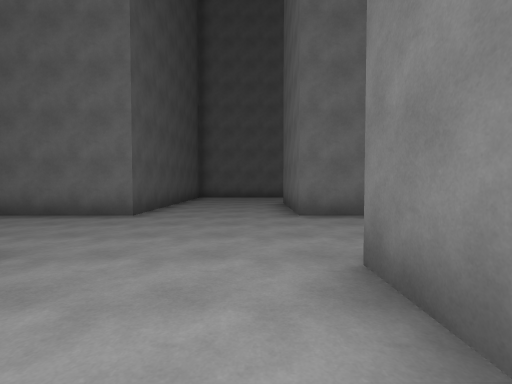
View 1 (above)

24 first-person views from a walk through a scene from a Unity 3-D project. The camera is 1.4 m above the floor, tilts 2° down and sees 85° across. The floor is counted in squares, 2.14 m on a side. Each view is taken from the middle of a square. On the plan, view 1 faces up. The plan holds only what a view shows up to about 9 squares ahead; the rest is blank. The place goes on beyond the plan. The player is left out.

View 2
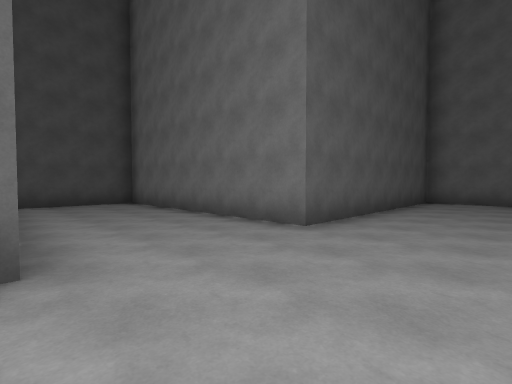

View 3
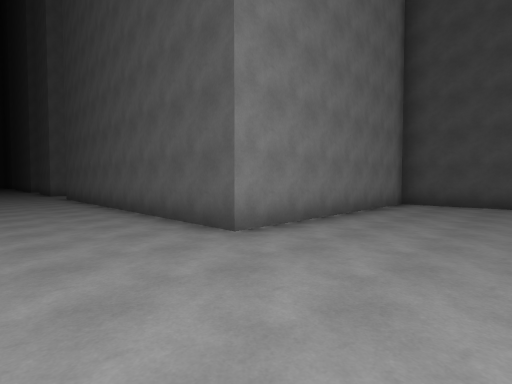

View 4
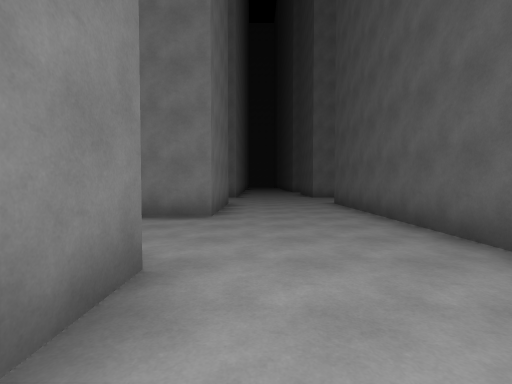

View 5
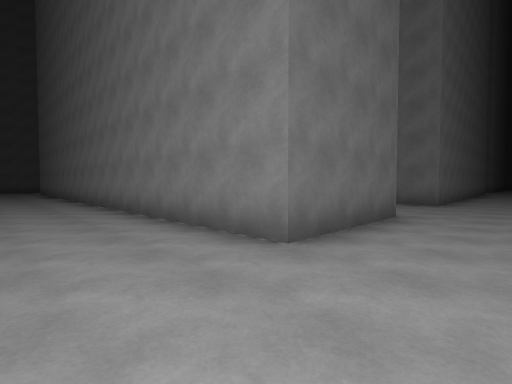

View 6
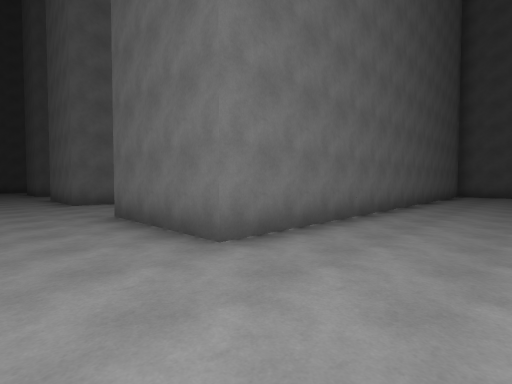

View 7
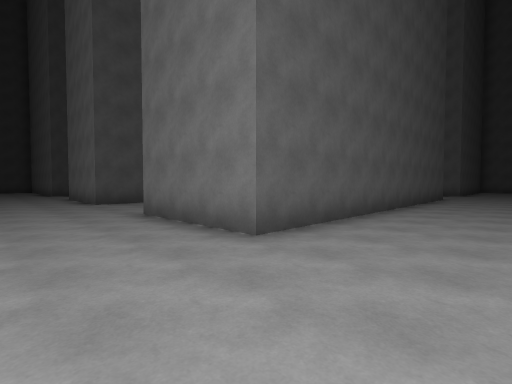

View 8
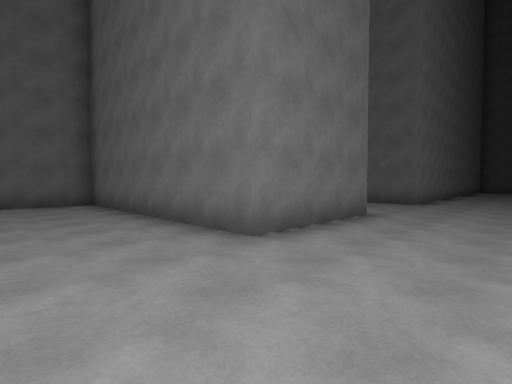

View 9
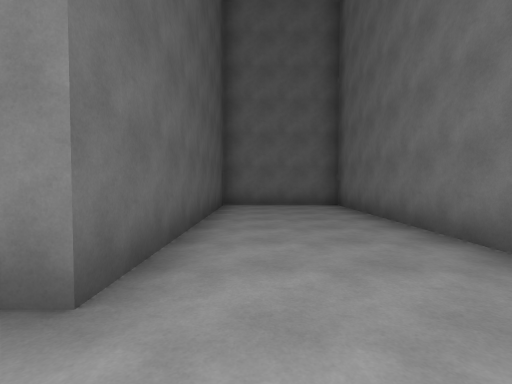

View 10
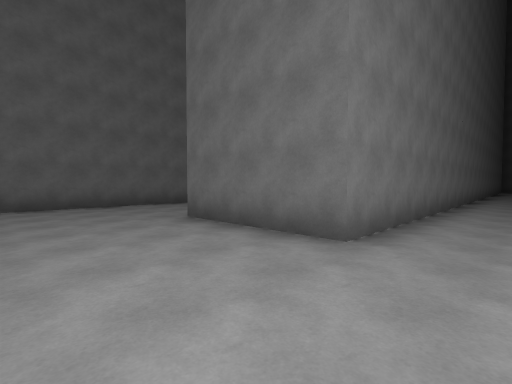

View 11
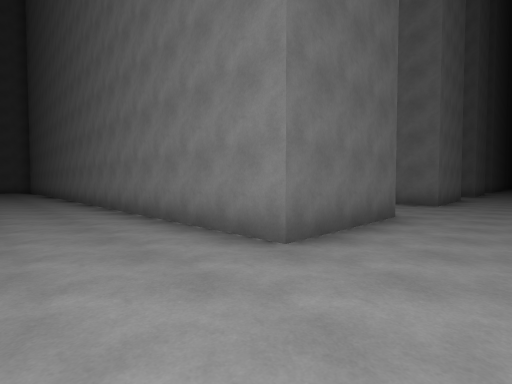

View 12
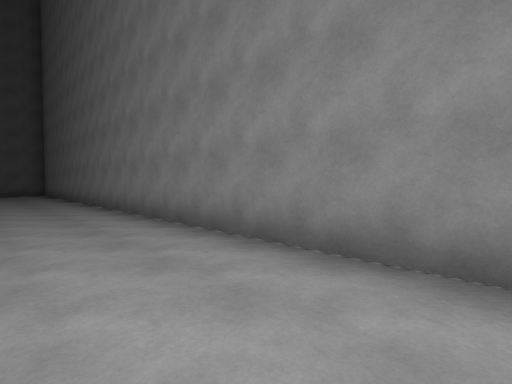

View 13
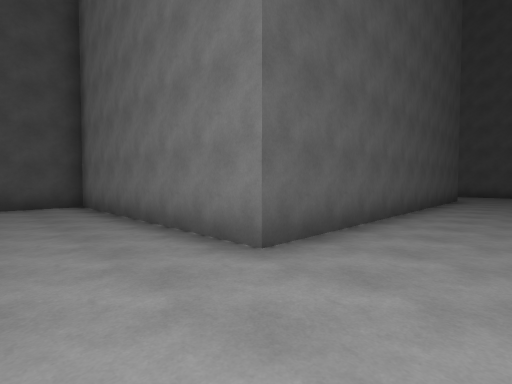

View 14
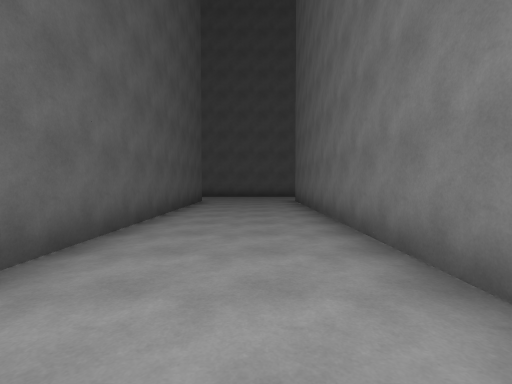

View 15
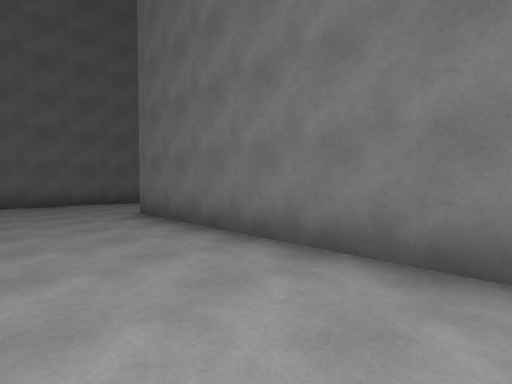

View 16
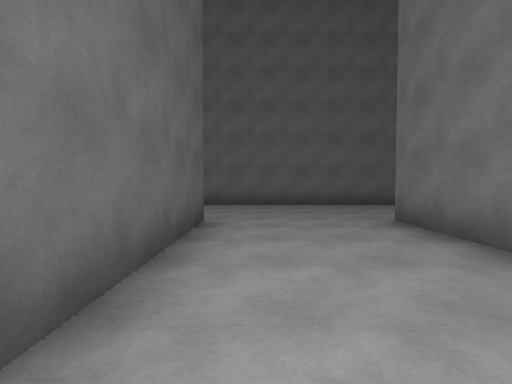

View 17
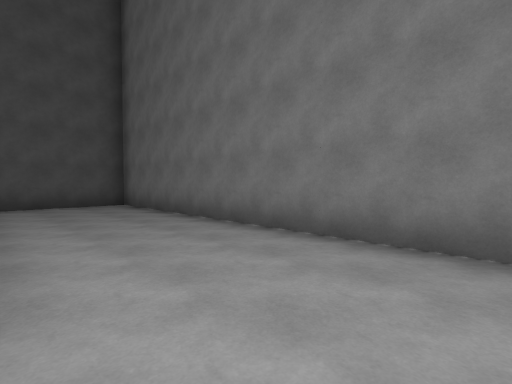

View 18
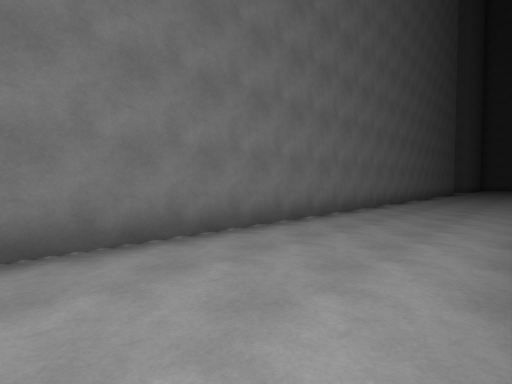

View 19
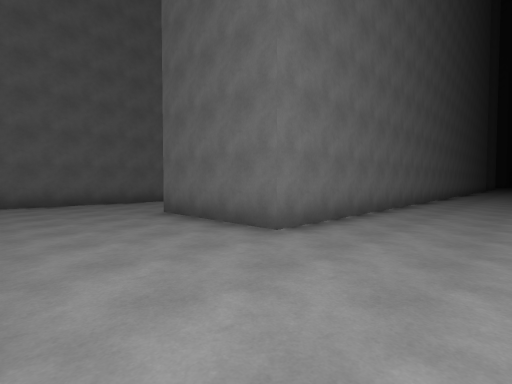

View 20
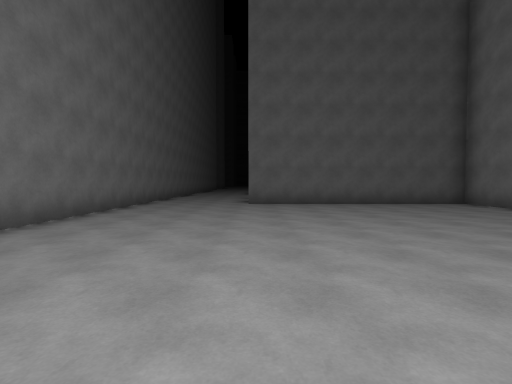

View 21
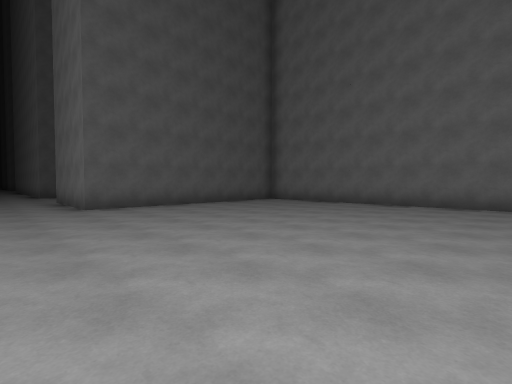

View 22
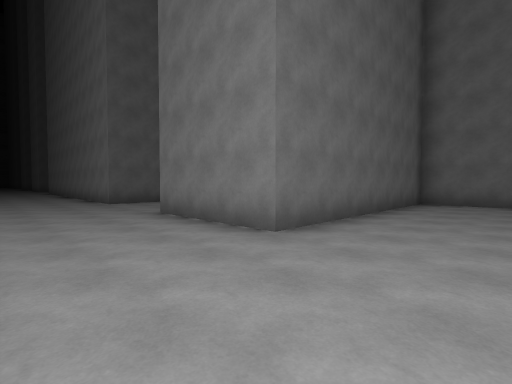

View 23
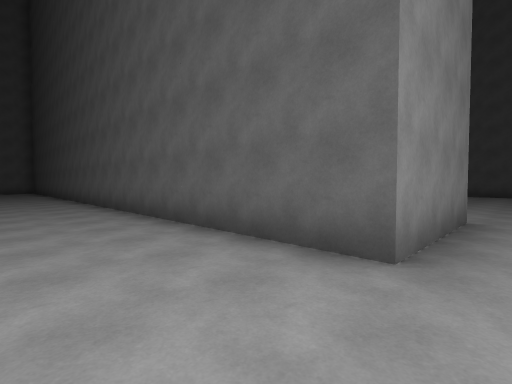

View 24
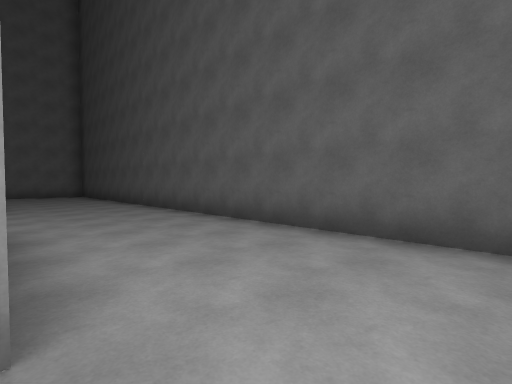

### Floor plan
Points are (right, up) in squares from view 1. A wall is a line through its corners. A room is listed if a view was taken in it or the views show most of it. See-through windows are left out.
Room 1 (views 1, 2, 3, 4, 5, 6, 7, 8, 9, 10, 11)
walls: (2, -1.1) (0.9, -1.1) (0.9, 2.2) (2, 2.2); (9.4, -7.6) (0.9, -7.6) (0.9, -4.3) (9.4, -4.3); (9.2, 5.5) (0.9, 5.5) (0.9, 8.7); (0.9, -11.5) (0.9, -10.9) (2, -10.9); (0.6, 12) (-2.4, 12) (-2.4, 5.5) (-8.9, 5.5) (-8.9, 2.2) (-2.4, 2.2) (-2.4, -7.6) (-5.7, -7.6) (-5.7, -1.1) (-8.9, -1.1) (-8.9, -7.6) (-9.5, -7.6)
ways out: opening at (0, 10) to room 2
Room 2 (views 12, 13, 14, 15, 16, 17, 18, 19, 20, 21, 22, 23, 24)
walls: (26.9, 14.1) (26.9, 15.2) (28, 15.2); (21.2, 18.5) (13.9, 18.5) (13.9, 21.8); (15.8, 25) (-2.4, 25) (-2.4, 22.2); (7.4, 13.4) (7.4, 21.8); (4.1, 21.8) (4.1, 12) (0.6, 12); (0.9, 8.7) (20.4, 8.7) (20.4, 15.2) (23.7, 15.2) (23.7, 0.6)
ways out: opening at (0, 10) to room 1

Where each view was taken, in squares from view 1:
view 1: 0 up, 0 right, facing up
view 2: 2 up, 0 right, facing up-left
view 3: 5 up, 0 right, facing down-left
view 4: 1 up, 0 right, facing down
view 5: 2 down, 1 left, facing down-right
view 6: 10 down, 1 left, facing up-right
view 7: 10 down, 0 right, facing up-left
view 8: 10 down, 8 left, facing up-right
view 9: 9 down, 8 left, facing up
view 10: 4 up, 2 left, facing up-right
view 11: 11 up, 1 left, facing down-right
view 12: 11 up, 4 right, facing down-right
view 13: 10 up, 6 right, facing up-left
view 14: 12 up, 6 right, facing up
view 15: 16 up, 5 right, facing up-right
view 16: 17 up, 5 right, facing up
view 17: 22 up, 6 right, facing up-left
view 18: 22 up, 6 right, facing up-right
view 19: 16 up, 11 right, facing up-right
view 20: 15 up, 12 right, facing right
view 21: 17 up, 13 right, facing down-right
view 22: 18 up, 18 right, facing down-right
view 23: 16 up, 26 right, facing down-left
view 24: 10 up, 27 right, facing down-left
